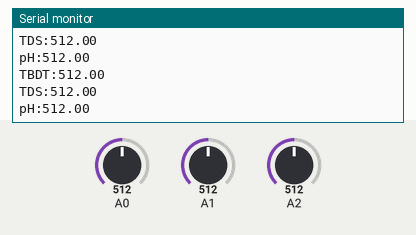
Bench run of a sketch on a simulated Arduino Uno, built with avr-gcc and run on an emulated ATmega328P. On the bench: the last lines printed to the serial monitor. Inputs (shaded band) come from the test bench; at power-on: A0 = 512, A1 = 512, A2 = 512.

Above: at 1.8 s.
1.9 s: A0 set to 716
At 2.8 s:
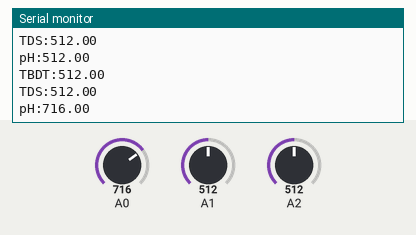
3.4 s: A1 set to 716
At 4.6 s:
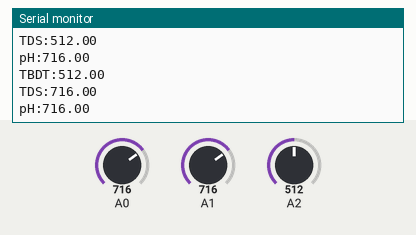
4.9 s: A2 set to 716
At 5.4 s:
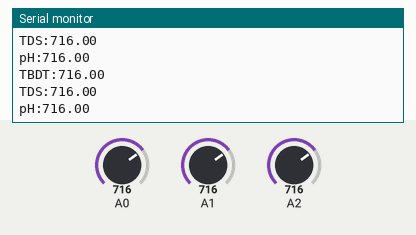
6.4 s: A0 set to 900
At 7.7 s:
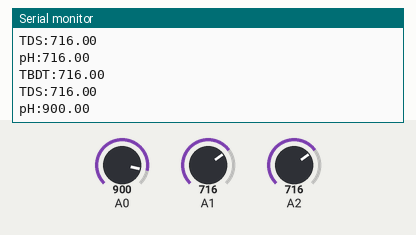
7.9 s: A1 set to 900
At 8.8 s:
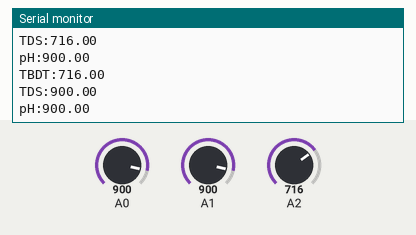
9.4 s: A2 set to 900
At 10.7 s:
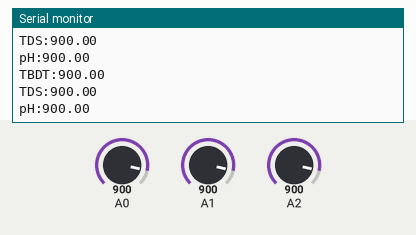
Timing chart, 0 to 11.9 s (numbered marks = the images above; inputs shaded):
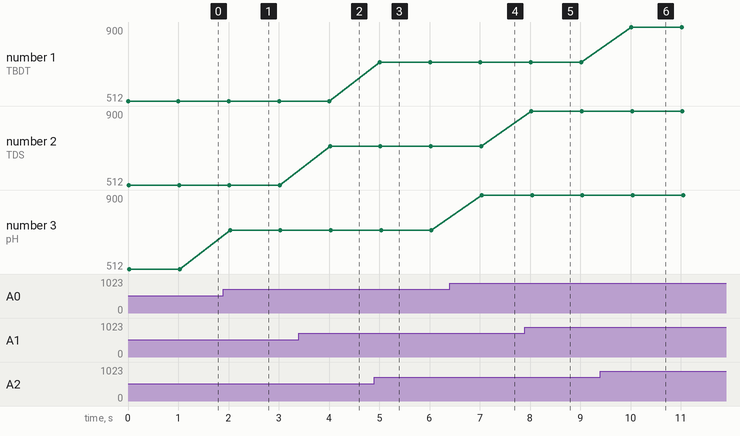

The sketch:

arduino_skripsi_hisbul.ino
```cpp
void setup() {
  // put your setup code here, to run once:
  Serial.begin(9600);

}

void loop() {
  // put your main code here, to run repeatedly:
  float tbdt = analogRead(A2);
  float tds = analogRead(A1);
  float ph = analogRead(A0);
   Serial.print("TBDT:");
  Serial.println(tbdt);
  Serial.print("TDS:");
  Serial.println(tds);
  Serial.print("pH:");
  Serial.println(ph);
  delay(1000);


}
```

Measured:
- after the input at 1.9 s, the serial monitor: prints a new line after 0.13 s (image 1)
- after the input at 3.4 s, the serial monitor: prints a new line after 0.62 s (image 2)
- after the input at 4.9 s, the serial monitor: prints a new line after 0.11 s (image 3)
- after the input at 6.4 s, the serial monitor: prints a new line after 0.64 s (image 4)
- after the input at 7.9 s, the serial monitor: prints a new line after 0.13 s (image 5)
- after the input at 9.4 s, the serial monitor: prints a new line after 0.62 s (image 6)
- plotted number 3: 512 → 716 after the input at 1.9 s, 716 → 900 after the input at 6.4 s
